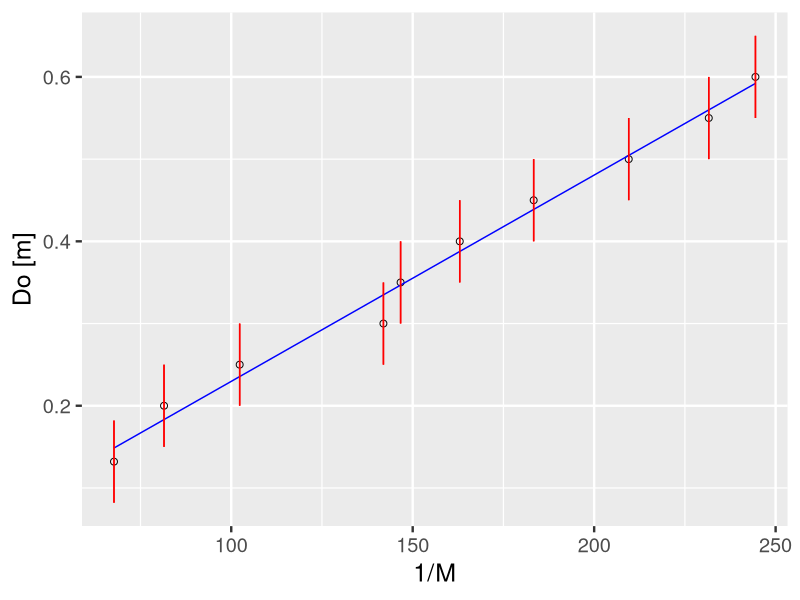

Here is the R script that generated this plot:
## ANÁLISE DE DADOS DO EXPERIMENTO 2 DE F839-A (2S 2020)
## Autor: João Vitor Martins Fernandez
## Objetivo: dado um vetor de entrada de dados, o script cria um dataframe e utiliza a função lm para fazer a regressão linear.
## As funções são para o plot dos gráficos
## Dados apêndice 1: Rodar linhas 15 até 26;
## Dados corpo do relatório (lente traseira): Rodar linhas 36 até 42;
## Dados corpo do relatório (lente frontal): Rodar linhas 47 até 53; 
## Gráfico: Rodar linha 103, Estatísticas: Rodar linha 104;

## ----- ENTRADA DE DADOS

### DADOS APÊNDICE 1 <- Apenas lente traseira

# Distância entre o objeto e a lente
Do <- c(0.16, 0.18, 0.24, 0.305, 0.33, 0.40, 0.47, 0.515, 0.62, 0.655)
Do.erro <- c(0.0005,0.0005,0.0005,0.0005,0.0005,0.0005,0.0005,0.0005,0.0005,0.0005)

# Tamanho do objeto na imagem
C <- c(0.036, 0.034, 0.025, 0.020, 0.015, 0.014, 0.011, 0.010, 0.009, 0.008)
C.erro <- c(0.0005,0.0005,0.0005,0.0005,0.0005,0.0005,0.0005,0.0005,0.0005,0.0005)

A = 0.1            # Altura do objeto = 10 cm
alpha <- 17.6      # Fator de conversão horizontal 
M <- C/(A*alpha)   # Magnificação
IM <- (1/M)        # Inverso da Magnificação
IM.erro <- sqrt((0.0005/0.1)^2 + (mean(C)*0.0005/(0.1)^2)^2)

### DADOS CORPO DO RELATÓRIO <- Ambas as lentes

## LENTE TRASEIRA

# Distância entre o objeto e a lente
Do <- c(0.155, 0.20, 0.25, 0.30, 0.35, 0.40, 0.45, 0.50, 0.55, 0.60)
Do.erro <- c(0.0005,0.0005,0.0005,0.0005,0.0005,0.0005,0.0005,0.0005,0.0005,0.0005)

# Tamanho do objeto na imagem
C <- c(0.085, 0.065, 0.053, 0.043, 0.037, 0.032, 0.028, 0.025, 0.023, 0.021)
C.erro <- c(0.0005,0.0005,0.0005,0.0005,0.0005,0.0005,0.0005,0.0005,0.0005,0.0005)
alpha <- 19.1

## LENTE FRONTAL

# Distância entre o objeto e a lente
Do <- c(0.132, 0.20, 0.25, 0.30, 0.35, 0.40, 0.45, 0.50, 0.55, 0.60)
Do.erro <- c(0.0005,0.0005,0.0005,0.0005,0.0005,0.0005,0.0005,0.0005,0.0005,0.0005)

# Tamanho do objeto na imagem
C <- c(0.065, 0.054, 0.043, 0.031, 0.030, 0.027, 0.024, 0.021, 0.019, 0.018)
C.erro <- c(0.0005,0.0005,0.0005,0.0005,0.0005,0.0005,0.0005,0.0005,0.0005,0.0005)
alpha <- 25

# Cálculo da Magnificação

A = 0.176          # Altura do objeto fotografado = 17.6 cm
M <- C/(A*alpha)   # Magnificação
IM <- (1/M)        # Inverso da Magnificação

# CONVERSÃO EM DATAFRAME PARA A ANÁLISE
Dados <- data.frame(Do,IM,IM.erro)

## ----- FUNCOES PARA LINEARIZACAO

# LENTE DIVERGENTE
Ajuste.Lin <- function(dados){
  
  LIN <- lm(Do ~ I(IM), 
            data = dados, 
            weights = 1/(IM.erro)^2)  # Incerteza
  
  red.pred <- predict(LIN)
  
  return(list(fit = LIN, red.pred = red.pred))
}

## ----- AJUSTE

# CHAMADA DA FUNÇÃO
Smartphone.fit <- Ajuste.Lin(Dados)  

## ----- FUNCOES PARA PLOTAR OS GRAFICOS
library(ggplot2)

plot.Smartphone <- function(dados,ajuste,
                      rotuloX = "1/M",
                      rotuloY = "Do [m]"){
  
  dados$ajuste <- ajuste$red.pred
  
  gr <- ggplot(data = dados, aes(x = IM, y = Do))
  gr <- gr + geom_point(aes(x = IM, y = Do), size = 2, shape = 1)
  gr <- gr + geom_line(aes(x = IM, y = ajuste), colour = "blue")
  gr <- gr + labs(x = rotuloX, y = rotuloY)
  gr <- gr + theme_gray(base_size = 18)
  gr <- gr + geom_errorbar(aes(xmin = IM - 0.005, xmax = IM + 0.005), width = .1, colour = "red")

  return (gr)
}

## ----- PLOT DOS GRÁFICOS E RESULTADOS
Grafico.Smartphone <- plot.Smartphone(Dados,Smartphone.fit)

# Resultados
Grafico.Smartphone
summary(Smartphone.fit$fit) 

# RESULTADOS CORPO DO RELATÓRIO
# TRASEIRA: f = (3.66 +- 0.03) mm <==> fabricante = 3.6 mm
# FRONTAL: f = (2.51 +- 0.09) mm <===> fabricante = 2.53 mm

# RESULTADOS APÊNDICE 1
# TRASEIRA: f = (2.9 +- 0.1) mm <==> fabricante = 2.8 mm
